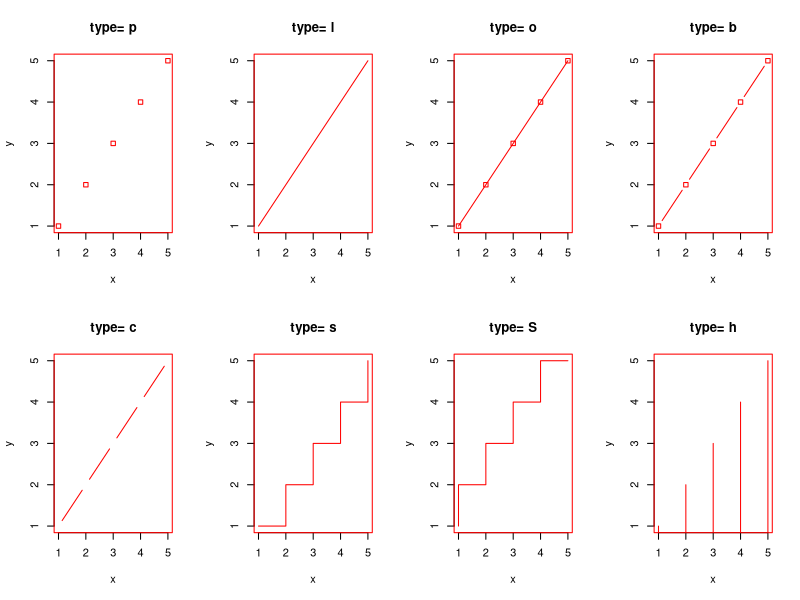
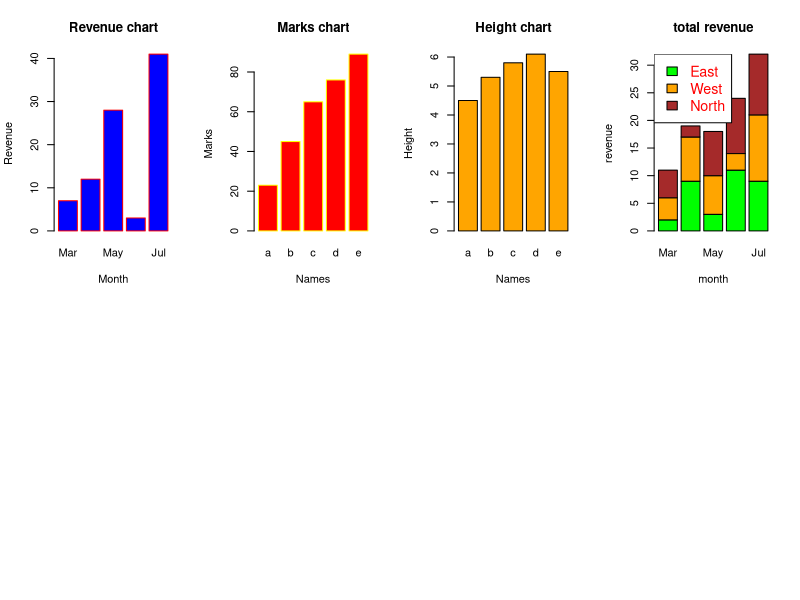

These charts were generated, in order, by the following R code:
x <-c(1:5);
y <-c(1:5);
par(pch=22, col="red")
par(mfrow=c(2,4))
opts=c("p","l","o","b","c","s","S","h")
for(i in 1:length(opts)) {
  heading = paste("type=",opts[i])
  plot(x, y,type=opts[i], main=heading) 
}

H<-c(7,12,28,3,41)
M<-c("Mar","Apr", "May","Jun","Jul")
barplot(H,names.arg=M,xlab="Month",ylab="Revenue",col="blue", main="Revenue chart",border="red")

Marks<-c(23,45,65,76,89)
names<-c('a','b','c','d','e')
barplot(Marks,names.arg=names,xlab="Names",ylab="Marks",col="red", main="Marks chart",border="yellow")

height<-c(4.5,5.3,5.8,6.1,5.5)
barplot(height,names.arg=names,xlab="Names",ylab="Height",col="orange", main="Height chart",border="black")


colors= c("green","orange","brown")
months <-c("Mar","Apr","May","Jun","Jul")
regions <-c("East","West","North")
Values <- matrix(c(2,9,3,11,9,4,8,7,3,12,5,2,8,10,11), nrow = 3, ncol = 5,byrow = TRUE)
barplot(Values, main="total revenue", names.arg = months, xlab = "month", ylab = "revenue", col = colors)
legend("topleft", regions, cex = 1.3, fill = colors)